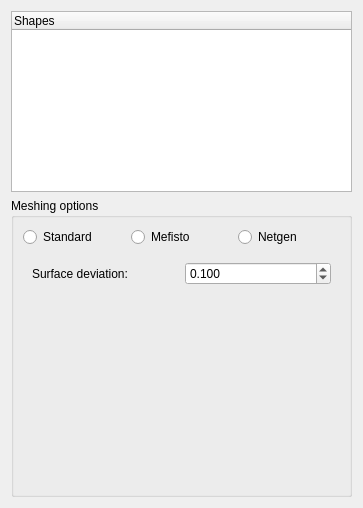
<?xml version="1.0" encoding="UTF-8"?>
<ui version="4.0">
 <class>MeshPartGui::Tessellation</class>
 <widget class="QWidget" name="MeshPartGui::Tessellation">
  <property name="geometry">
   <rect>
    <x>0</x>
    <y>0</y>
    <width>363</width>
    <height>508</height>
   </rect>
  </property>
  <property name="windowTitle">
   <string>Tessellation</string>
  </property>
  <layout class="QGridLayout" name="gridLayout_7">
   <item row="0" column="0">
    <widget class="QTreeWidget" name="treeWidget">
     <property name="selectionMode">
      <enum>QAbstractItemView::ExtendedSelection</enum>
     </property>
     <column>
      <property name="text">
       <string>Shapes</string>
      </property>
     </column>
    </widget>
   </item>
   <item row="1" column="0">
    <widget class="QGroupBox" name="groupBoxMeshingOptions">
     <property name="title">
      <string>Meshing options</string>
     </property>
     <layout class="QGridLayout" name="gridLayout_6">
      <item row="0" column="0">
       <widget class="QRadioButton" name="radioButtonStandard">
        <property name="text">
         <string>Standard</string>
        </property>
       </widget>
      </item>
      <item row="0" column="1">
       <widget class="QRadioButton" name="radioButtonMefisto">
        <property name="text">
         <string>Mefisto</string>
        </property>
       </widget>
      </item>
      <item row="0" column="2">
       <widget class="QRadioButton" name="radioButtonNetgen">
        <property name="text">
         <string>Netgen</string>
        </property>
       </widget>
      </item>
      <item row="1" column="0" colspan="3">
       <widget class="QStackedWidget" name="stackedWidget">
        <property name="currentIndex">
         <number>0</number>
        </property>
        <widget class="QWidget" name="pageStandard">
         <layout class="QGridLayout" name="gridLayout_8">
          <item row="0" column="0">
           <layout class="QHBoxLayout" name="horizontalLayout">
            <item>
             <widget class="QLabel" name="labelSurfaceDeviation">
              <property name="text">
               <string>Surface deviation:</string>
              </property>
             </widget>
            </item>
            <item>
             <widget class="QDoubleSpinBox" name="spinSurfaceDeviation">
              <property name="decimals">
               <number>3</number>
              </property>
              <property name="minimum">
               <double>0.001000000000000</double>
              </property>
              <property name="singleStep">
               <double>0.100000000000000</double>
              </property>
              <property name="value">
               <double>0.100000000000000</double>
              </property>
             </widget>
            </item>
           </layout>
          </item>
          <item row="1" column="0">
           <spacer name="verticalSpacer">
            <property name="orientation">
             <enum>Qt::Vertical</enum>
            </property>
            <property name="sizeHint" stdset="0">
             <size>
              <width>20</width>
              <height>189</height>
             </size>
            </property>
           </spacer>
          </item>
         </layout>
        </widget>
        <widget class="QWidget" name="pageMefisto">
         <layout class="QGridLayout" name="gridLayout_9">
          <item row="0" column="0">
           <layout class="QHBoxLayout" name="horizontalLayout_2">
            <item>
             <widget class="QCheckBox" name="checkMaximumEdgeLength">
              <property name="text">
               <string>Maximum edge length:</string>
              </property>
              <property name="checked">
               <bool>true</bool>
              </property>
             </widget>
            </item>
            <item>
             <widget class="QDoubleSpinBox" name="spinMaximumEdgeLength">
              <property name="decimals">
               <number>3</number>
              </property>
              <property name="singleStep">
               <double>0.100000000000000</double>
              </property>
              <property name="value">
               <double>1.000000000000000</double>
              </property>
             </widget>
            </item>
           </layout>
          </item>
          <item row="1" column="0">
           <spacer name="verticalSpacer_2">
            <property name="orientation">
             <enum>Qt::Vertical</enum>
            </property>
            <property name="sizeHint" stdset="0">
             <size>
              <width>20</width>
              <height>189</height>
             </size>
            </property>
           </spacer>
          </item>
         </layout>
        </widget>
        <widget class="QWidget" name="pageNetgen">
         <layout class="QGridLayout" name="gridLayout_5">
          <item row="0" column="0">
           <layout class="QGridLayout" name="gridLayout_4">
            <item row="0" column="0">
             <widget class="QLabel" name="labelFineness">
              <property name="text">
               <string>Fineness:</string>
              </property>
             </widget>
            </item>
            <item row="0" column="1">
             <widget class="QComboBox" name="comboFineness">
              <property name="sizePolicy">
               <sizepolicy hsizetype="MinimumExpanding" vsizetype="Fixed">
                <horstretch>0</horstretch>
                <verstretch>0</verstretch>
               </sizepolicy>
              </property>
              <property name="currentIndex">
               <number>2</number>
              </property>
              <item>
               <property name="text">
                <string>Very coarse</string>
               </property>
              </item>
              <item>
               <property name="text">
                <string>Coarse</string>
               </property>
              </item>
              <item>
               <property name="text">
                <string>Moderate</string>
               </property>
              </item>
              <item>
               <property name="text">
                <string>Fine</string>
               </property>
              </item>
              <item>
               <property name="text">
                <string>Very fine</string>
               </property>
              </item>
              <item>
               <property name="text">
                <string>User defined</string>
               </property>
              </item>
             </widget>
            </item>
            <item row="1" column="1">
             <layout class="QGridLayout" name="gridLayout_2">
              <item row="0" column="0">
               <widget class="QLabel" name="labelGrading">
                <property name="text">
                 <string>Mesh size grading:</string>
                </property>
               </widget>
              </item>
              <item row="0" column="1">
               <widget class="QDoubleSpinBox" name="doubleGrading">
                <property name="enabled">
                 <bool>false</bool>
                </property>
                <property name="decimals">
                 <number>1</number>
                </property>
                <property name="minimum">
                 <double>0.100000000000000</double>
                </property>
                <property name="maximum">
                 <double>1.000000000000000</double>
                </property>
                <property name="singleStep">
                 <double>0.100000000000000</double>
                </property>
                <property name="value">
                 <double>0.300000000000000</double>
                </property>
               </widget>
              </item>
              <item row="1" column="0">
               <widget class="QLabel" name="labelEdgeElements">
                <property name="text">
                 <string>Elements per edge:</string>
                </property>
               </widget>
              </item>
              <item row="1" column="1">
               <widget class="QDoubleSpinBox" name="spinEdgeElements">
                <property name="enabled">
                 <bool>false</bool>
                </property>
                <property name="decimals">
                 <number>1</number>
                </property>
                <property name="minimum">
                 <double>0.200000000000000</double>
                </property>
                <property name="maximum">
                 <double>10.000000000000000</double>
                </property>
                <property name="singleStep">
                 <double>0.100000000000000</double>
                </property>
                <property name="value">
                 <double>1.000000000000000</double>
                </property>
               </widget>
              </item>
              <item row="2" column="0">
               <widget class="QLabel" name="labelCurvatureElements">
                <property name="text">
                 <string>Elements per curvature radius:</string>
                </property>
               </widget>
              </item>
              <item row="2" column="1">
               <widget class="QDoubleSpinBox" name="spinCurvatureElements">
                <property name="enabled">
                 <bool>false</bool>
                </property>
                <property name="decimals">
                 <number>1</number>
                </property>
                <property name="minimum">
                 <double>0.200000000000000</double>
                </property>
                <property name="maximum">
                 <double>10.000000000000000</double>
                </property>
                <property name="singleStep">
                 <double>0.100000000000000</double>
                </property>
                <property name="value">
                 <double>2.000000000000000</double>
                </property>
               </widget>
              </item>
             </layout>
            </item>
            <item row="2" column="0" colspan="2">
             <widget class="QCheckBox" name="checkOptimizeSurface">
              <property name="text">
               <string>Optimize surface</string>
              </property>
              <property name="checked">
               <bool>true</bool>
              </property>
             </widget>
            </item>
            <item row="3" column="0" colspan="2">
             <widget class="QCheckBox" name="checkSecondOrder">
              <property name="text">
               <string>Second order elements</string>
              </property>
             </widget>
            </item>
            <item row="4" column="0" colspan="2">
             <widget class="QCheckBox" name="checkQuadDominated">
              <property name="text">
               <string>Quad dominated</string>
              </property>
             </widget>
            </item>
           </layout>
          </item>
          <item row="1" column="0">
           <spacer name="verticalSpacer_3">
            <property name="orientation">
             <enum>Qt::Vertical</enum>
            </property>
            <property name="sizeHint" stdset="0">
             <size>
              <width>20</width>
              <height>37</height>
             </size>
            </property>
           </spacer>
          </item>
         </layout>
        </widget>
       </widget>
      </item>
     </layout>
    </widget>
   </item>
  </layout>
 </widget>
 <tabstops>
  <tabstop>treeWidget</tabstop>
 </tabstops>
 <resources/>
 <connections>
  <connection>
   <sender>checkMaximumEdgeLength</sender>
   <signal>toggled(bool)</signal>
   <receiver>spinMaximumEdgeLength</receiver>
   <slot>setEnabled(bool)</slot>
   <hints>
    <hint type="sourcelabel">
     <x>81</x>
     <y>343</y>
    </hint>
    <hint type="destinationlabel">
     <x>208</x>
     <y>350</y>
    </hint>
   </hints>
  </connection>
 </connections>
</ui>
